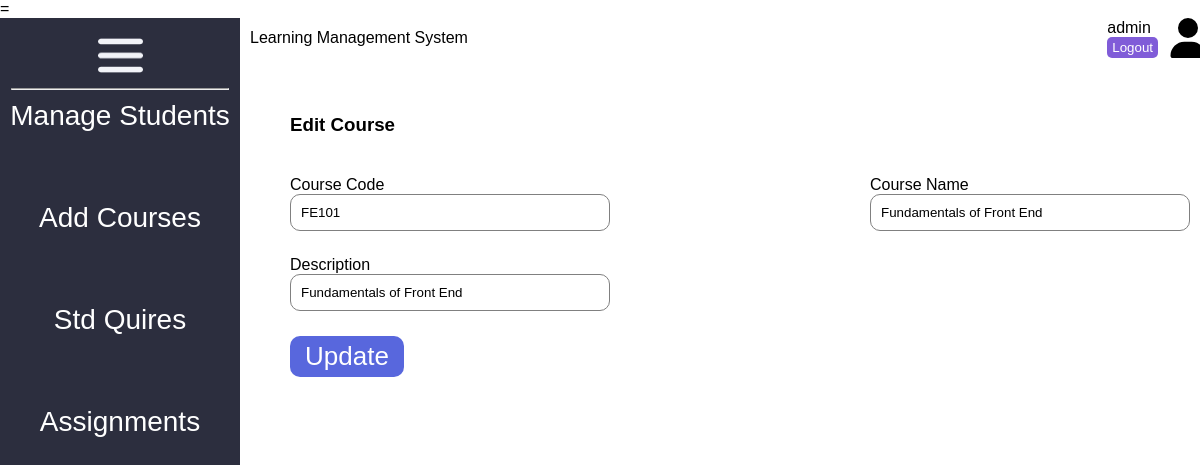
/admin/editcourse.php?id=2 (signed in), run on the app's committed database.
### tables this page shows
CREATE TABLE `Courses` (
  `CourseID` int(11) NOT NULL,
  `CourseCode` varchar(20) NOT NULL,
  `CourseName` varchar(255) NOT NULL,
  `Description` text DEFAULT NULL,
  `StartDate` date DEFAULT NULL,
  `EndDate` date DEFAULT NULL,
  `InstructorID` int(11) DEFAULT NULL
);

### admin/editcourse.php (the view, shortened to what this page needs)
=<?php
include 'header.php';
    $editCourseID = mysqli_real_escape_string($con, $_GET['id']);
    $editQuery = "SELECT * FROM Courses WHERE CourseID = '$editCourseID'";
    $editResult = mysqli_query($con, $editQuery);
    if (mysqli_num_rows($editResult) > 0) {
        $editRow = mysqli_fetch_assoc($editResult);
    } else {
        $_SESSION['error_message'] = "Course with ID '$editCourseID' not found!";
        header("Location: courses.php");
        exit();
    }
?>
<div class="page-content">
    <div class="container">
        <h3 class='mb-40'>Edit Course</h3>
        <form action="editcourse.php?id=<?php echo $editCourseID; ?>" method="POST" class="addStdform" enctype="multipart/form-data">
            <div class="form-group">
                <label for="coursecode">Course Code</label> <br>
                <input type="text" name="coursecode" class="form-control" id="coursecode" value="<?php echo $editRow['CourseCode']; ?>" required>
            </div>
            <div class="form-group">
                <label for="coursename">Course Name</label> <br>
                <input type="text" name="coursename" class="form-control" id="coursename" value="<?php echo $editRow['CourseName']; ?>" required>
            </div>
            <div class="form-group">
                <label for="Description">Description</label> <br>
                <input type="text" name="Description" class="form-control" id="Description" value="<?php echo $editRow['Description']; ?>" required>
            </div>
            <div style="width: 100vw;">
                <input type="submit" value="Update" name="updatecourse" class="login-btn">
            </div>
        </form>
    </div>
</div>
<?php include 'footer.php';
?>

### assets/css/style.css (style rules this page uses)
* { margin: 0; padding: 0; box-sizing: border-box; font-family: sans-serif; }
:root { --bg-primary: #805CD8 ; --bg-secondary:#D9D9D9 ; --bg-dark: #2C2E3E; --primary-text: ; --secondary-text: ; }
.container { max-width: 1100px; margin: 0 auto; }
.mb-40 { margin-bottom: 40px; }
.page-content { position: absolute; top: 114px; left: 290px; width: 900px; }
.form-group { margin-bottom: 25px; }
input.form-control { width: 320px; border: 1px solid gray; padding: 10px; border-radius: 10px; background-color: #fff; }
.login-btn { font-size: 26px ; color: #fff; padding: 5px 15px; border: none; outline: none; border-radius: 10px; background-color: #5867DD; cursor: pointer; }
.addStdform, .editform { display: flex; flex-wrap: wrap; justify-content: space-between; }

### data on the page
courses: coursecode "FE101", coursename "Fundamentals of Front End", Description "Fundamentals of Front End"

### other printed values
$_SESSION['admin_data']['username'] "admin"
